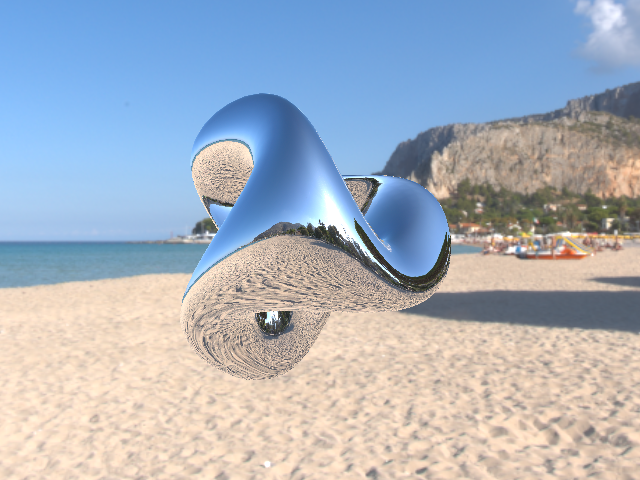

Here is the Python script that generated this plot:
#!/usr/bin/env python

# Demonstrate physically based rendering, image-based lighting, and a skybox
# using Boy's parametric surface.  The surface is rendered with PBR metallic
# properties and the HDR equirectangular environment map serves as both the
# lighting source and the skybox backdrop.

import os
from pathlib import Path

# Factory overrides: importing these modules registers the OpenGL rendering
# and interaction style implementations for vtkRenderingCore factory classes.
import vtkmodules.vtkInteractionStyle  # noqa: F401
import vtkmodules.vtkRenderingOpenGL2  # noqa: F401

# VTK pipeline classes used in this example
from vtkmodules.vtkCommonComputationalGeometry import vtkParametricBoy
from vtkmodules.vtkFiltersCore import vtkPolyDataTangents
from vtkmodules.vtkFiltersSources import vtkParametricFunctionSource
from vtkmodules.vtkIOImage import vtkHDRReader
from vtkmodules.vtkRenderingCore import (
    vtkActor,
    vtkPolyDataMapper,
    vtkRenderWindow,
    vtkRenderWindowInteractor,
    vtkSkybox,
    vtkTexture,
)
from vtkmodules.vtkRenderingOpenGL2 import vtkOpenGLRenderer

# Colors (normalized RGB)
white = (1.0, 1.0, 1.0)
bkg_color = (0.102, 0.200, 0.400)

# Data directory
data_dir = Path(os.environ.get("VPE_DATA_DIR", Path(__file__).parent))

# Environment texture: load equirectangular HDR for image-based lighting
hdr_reader = vtkHDRReader()
hdr_reader.SetFileName(str(data_dir / "Skyboxes" / "spiaggia_di_mondello_4k.hdr"))

env_texture = vtkTexture()
env_texture.SetColorModeToDirectScalars()
env_texture.SetInputConnection(hdr_reader.GetOutputPort())
env_texture.MipmapOn()
env_texture.InterpolateOn()

# Skybox: spherical projection of the HDR environment
skybox = vtkSkybox()
skybox.SetFloorRight(0, 0, 1)
skybox.SetProjection(vtkSkybox.Sphere)
skybox.SetTexture(env_texture)
skybox.GammaCorrectOn()

# Source: Boy's parametric surface with texture coordinates and tangents
boy = vtkParametricBoy()

boy_source = vtkParametricFunctionSource()
boy_source.SetUResolution(51)
boy_source.SetVResolution(51)
boy_source.GenerateTextureCoordinatesOn()
boy_source.SetParametricFunction(boy)

tangents = vtkPolyDataTangents()
tangents.SetInputConnection(boy_source.GetOutputPort())

# Mapper: map the tangent-enriched parametric surface
mapper = vtkPolyDataMapper()
mapper.SetInputConnection(tangents.GetOutputPort())

# Actor: PBR metallic Boy's surface
actor = vtkActor()
actor.SetMapper(mapper)
actor.GetProperty().SetInterpolationToPBR()
actor.GetProperty().SetColor(white)
actor.GetProperty().SetDiffuse(1.0)
actor.GetProperty().SetRoughness(0.0)
actor.GetProperty().SetMetallic(1.0)

# Renderer: OpenGL renderer with image-based lighting
renderer = vtkOpenGLRenderer()
renderer.SetBackground(bkg_color)
renderer.AutomaticLightCreationOff()
renderer.UseImageBasedLightingOn()
renderer.UseSphericalHarmonicsOn()
renderer.SetEnvironmentTexture(env_texture, False)
renderer.GetEnvMapIrradiance().SetIrradianceStep(0.3)
renderer.AddActor(actor)
renderer.AddActor(skybox)

# Window: display the rendered scene
render_window = vtkRenderWindow()
render_window.AddRenderer(renderer)
render_window.SetWindowName("pbr skybox")
render_window.SetMultiSamples(0)
render_window.SetSize(640, 480)

# Interactor: handle mouse and keyboard events
interactor = vtkRenderWindowInteractor()
interactor.SetRenderWindow(render_window)

# Launch the interactive visualization
render_window.Render()
interactor.Start()
